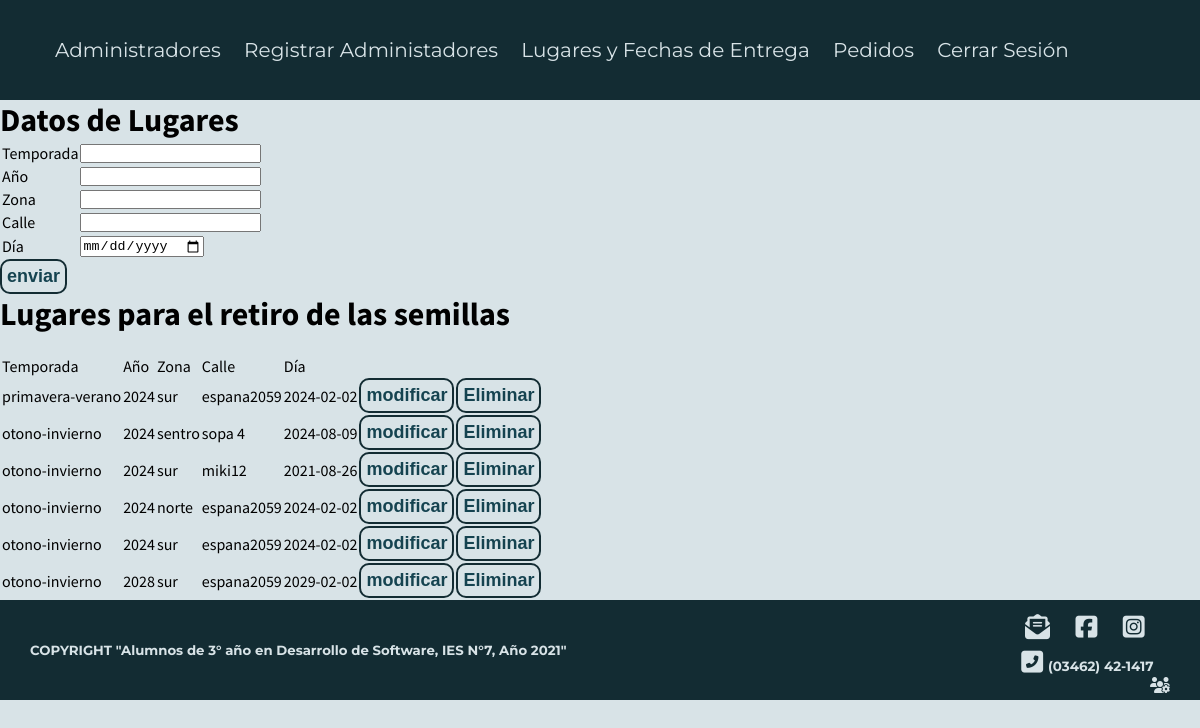
Screenshot of /semi/lfet.php (signed in) with the database file from the repository.
### tables this page shows
CREATE TABLE IF NOT EXISTS `lugares` (
  `temporada` varchar(252) NOT NULL,
  `ano` int(252) NOT NULL,
  `zona` varchar(252) NOT NULL,
  `calle` varchar(252) NOT NULL,
  `dia` date NOT NULL,
  `id` int(252) NOT NULL AUTO_INCREMENT,
  PRIMARY KEY (`id`),
  UNIQUE KEY `id` (`id`)
);

### semi/lfet.php (the view, shortened to what this page needs)
<?php
require '1a.php';
?>
<!DOCTYPE html>
<html lang="en" dir="ltr">
  <head>
  </head>
  <body>
    <h1>Datos de Lugares</h1>
    <form action="zona.php" method="post">
      <table>
        <tr>
          <td>Temporada</td>
          <td>
            <input type="text" name="temporada" required  />
          </td>
        </tr>
        <tr>
          <td>Año</td>
          <td>
            <input type="text" name="ano" required  />
          </td>
        </tr>
        <tr>
          <td>Zona</td>
          <td>
            <input type="text" name="zona" required  />
          </td>
        </tr>
        <tr>
          <td>Calle</td>
          <td>
            <input type="text" name="calle" required  />
          </td>
        </tr>
        <tr>
          <td>Día</td>
          <td>
            <input type="date" name="dia" required  />
          </td>
        </tr>
      </table>
      <input class="button" type="submit" value="enviar">
    </form>
    <h1>Lugares para el retiro de las semillas</h1>
    <div>
      <div>
        <br>
        <table>
          <tr>
            <td>Temporada</td>
            <td>Año</td>
            <td>Zona</td>
            <td>Calle</td>
            <td>Día</td>
          </tr>
            <?php
              $sql="SELECT * from lugares";
              $result=mysqli_query($conexion,$sql);
              while($mostrar=mysqli_fetch_assoc($result)) {
                echo "<tr>";
                echo "<td>"; echo $mostrar['temporada']; echo "</td>";
                echo "<td>"; echo $mostrar['ano']; echo "</td>";
                echo "<td>"; echo $mostrar['zona']; echo "</td>";
                echo "<td>"; echo $mostrar['calle']; echo "</td>";
                echo "<td>"; echo $mostrar['dia']; echo "</td>";
                echo "<td>  <a href='modped.php?id=".$mostrar['id']."'> <button type='button' class='button'>modificar</button> </a> </td>";
                echo "<td> <a href='elimped.php?id=".$mostrar['id']."''><button type='button' class='button'>Eliminar</button></a> </td>";
                echo "</tr>";}
            ?>
        </table>
      </div>
    </div>
    <?php include('pie.php') ?>
  </body>
</html>

### semi/css/nav_pie.css (style rules this page uses)
* { padding: 0px; margin: 0px; text-decoration: none; }
body { background: #D8E3E7; font-family: 'Source Sans Pro', sans-serif; }

### semi/css/forms.css (style rules this page uses)
.button { padding: 5px; border: 2px solid #132C33; border-radius: 10px; background: #D8E3E7; color: #154350; font-size: 18px; font-weight: 600; transition: 150ms; }

### rows the page displays
lugares: temporada "primavera-verano", ano "2024", zona "sur", calle "espana2059", dia "2024-02-02"
lugares: temporada "otono-invierno", ano "2024", zona "sentro", calle "sopa 4", dia "2024-08-09"
lugares: temporada "otono-invierno", ano "2024", zona "sur", calle "miki12", dia "2021-08-26"
lugares: temporada "otono-invierno", ano "2024", zona "norte", calle "espana2059", dia "2024-02-02"
lugares: temporada "otono-invierno", ano "2024", zona "sur", calle "espana2059", dia "2024-02-02"
lugares: temporada "otono-invierno", ano "2028", zona "sur", calle "espana2059", dia "2029-02-02"
